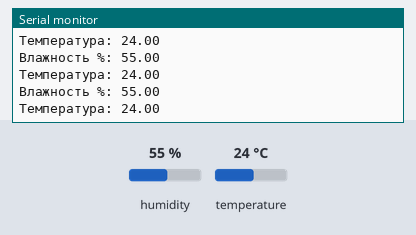
A sketch run on a simulated Arduino Uno, built with avr-gcc and run on an emulated ATmega328P. Shown: the last lines printed to the serial monitor. The test bench sets the inputs (shaded band); at power-on: humidity 55 %, temperature 24 °C.

Above: at 2.8 s.
2.9 s: humidity set to 22 %
At 5.5 s:
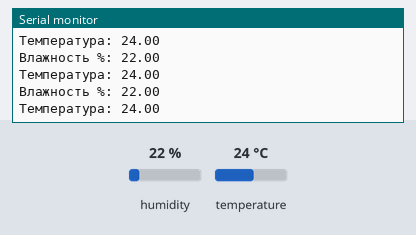
5.6 s: temperature set to 12 °C
At 7.8 s:
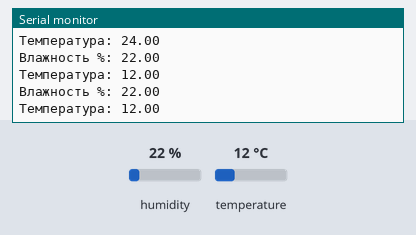
8.3 s: humidity set to 40 %
At 11.6 s:
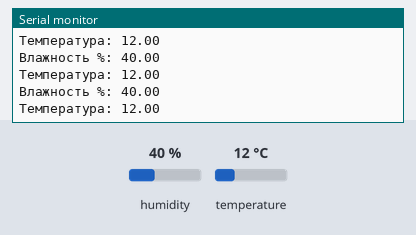
Timing chart, 0 to 13.1 s (numbered marks = the images above; inputs shaded):
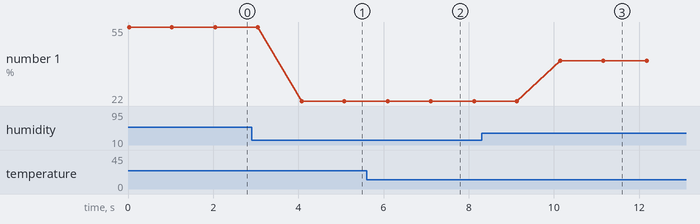

The sketch:

sketch_dec29b.ino
```cpp
// ЛР9. Пример 3.

#include "DHT.h"
DHT dht(2, DHT11);
void setup() {
  Serial.begin(9600);
  dht.begin();
}
void loop() {
  float h = dht.readHumidity();
  float t = dht.readTemperature();
  Serial.print("Влажность %: ");
  Serial.println(h);
  Serial.print("Температура: ");
  Serial.println(t);
  delay(1000);
}
```

Measured:
- after the input at 2.9 s, the serial monitor: prints a new line after 1.2 s (image 1)
- after the input at 5.6 s, the serial monitor: prints a new line after 0.53 s (image 2)
- after the input at 8.3 s, the serial monitor: prints a new line after 1.9 s (image 3)
- plotted number 1: 55 → 22 after the input at 2.9 s, 22 → 40 after the input at 8.3 s
